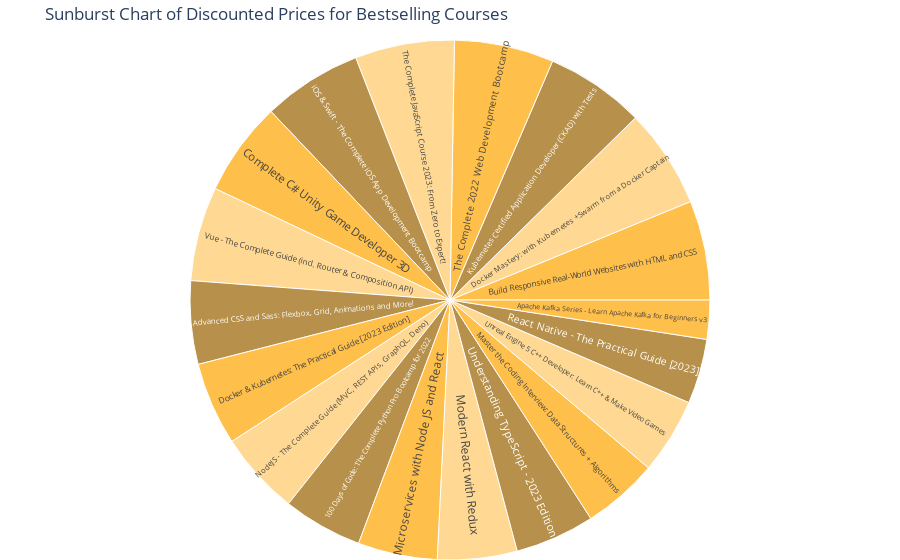

Notebook cell for this chart:
### Code cell
fig = px.sunburst(dfbest, path=['course_name'], values='price_diff', 
                  title='Sunburst Chart of Discounted Prices for Bestselling Courses')

fig.update_layout(
    margin=dict(l=0, r=0, b=0, t=40),
    sunburstcolorway=['orange'],  # Set the color for the sunburst
)

fig.show()

### Figure 1 — Plotly figure (JSON) as saved in the notebook; plotly's stock layout.template omitted (floating-point values rounded to 4 significant figures)
{"data": [{"branchvalues": "total", "domain": {"x": [0, 1], "y": [0, 1]}, "hovertemplate": "labels=%{label}<br>price_diff=%{value}<br>parent=%{parent}<br>id=%{id}<extra></extra>", "ids": ["100 Days of Code: The Complete Python Pro Bootcamp for 2022", "Advanced CSS and Sass: Flexbox, Grid, Animations and More!", "Apache Kafka Series - Learn Apache Kafka for Beginners v3", "Build Responsive Real-World Websites with HTML and CSS", "Complete C# Unity Game Developer 3D", "Docker & Kubernetes: The Practical Guide [2023 Edition]", "Docker Mastery: with Kubernetes +Swarm from a Docker Captain", "Kubernetes Certified Application Developer (CKAD) with Tests", "Master the Coding Interview: Data Structures + Algorithms", "Microservices with Node JS and React", "Modern React with Redux", "NodeJS - The Complete Guide (MVC, REST APIs, GraphQL, Deno)", "React Native - The Practical Guide [2023]", "The Complete 2022 Web Development Bootcamp", "The Complete JavaScript Course 2023: From Zero to Expert!", "Understanding TypeScript - 2023 Edition", "Unreal Engine 5 C++ Developer: Learn C++ & Make Video Games", "Vue - The Complete Guide (incl. Router & Composition API)", "iOS & Swift - The Complete iOS App Development Bootcamp"], "labels": ["100 Days of Code: The Complete Python Pro Bootcamp for 2022", "Advanced CSS and Sass: Flexbox, Grid, Animations and More!", "Apache Kafka Series - Learn Apache Kafka for Beginners v3", "Build Responsive Real-World Websites with HTML and CSS", "Complete C# Unity Game Developer 3D", "Docker & Kubernetes: The Practical Guide [2023 Edition]", "Docker Mastery: with Kubernetes +Swarm from a Docker Captain", "Kubernetes Certified Application Developer (CKAD) with Tests", "Master the Coding Interview: Data Structures + Algorithms", "Microservices with Node JS and React", "Modern React with Redux", "NodeJS - The Complete Guide (MVC, REST APIs, GraphQL, Deno)", "React Native - The Practical Guide [2023]", "The Complete 2022 Web Development Bootcamp", "The Complete JavaScript Course 2023: From Zero to Expert!", "Understanding TypeScript - 2023 Edition", "Unreal Engine 5 C++ Developer: Learn C++ & Make Video Games", "Vue - The Complete Guide (incl. Router & Composition API)", "iOS & Swift - The Complete iOS App Development Bootcamp"], "name": "", "parents": ["", "", "", "", "", "", "", "", "", "", "", "", "", "", "", "", "", "", ""], "type": "sunburst", "values": [3240, 3390, 1590, 4050, 3840, 3390, 4050, 4050, 3090, 3240, 3240, 3390, 2640, 4050, 4050, 3240, 3090, 3840, 4050]}], "layout": {"legend": {"tracegroupgap": 0}, "margin": {"b": 0, "l": 0, "r": 0, "t": 40}, "sunburstcolorway": ["orange"], "title": {"text": "Sunburst Chart of Discounted Prices for Bestselling Courses"}}}
